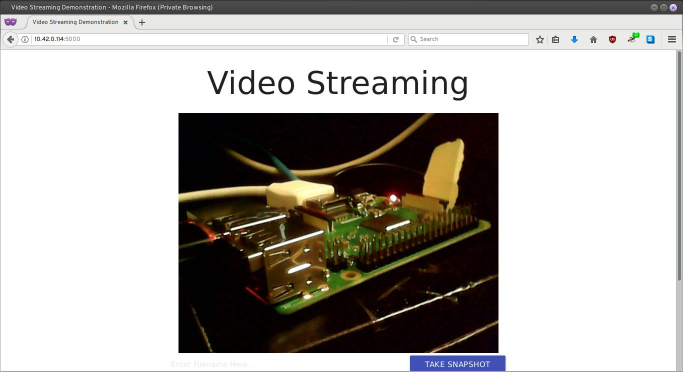
#> input picture documentation/images/connect_remote.jpeg, 1366 x 743 px, given in place of the camera (shown at 1/2 size)
$ python USBcam_red.py
#> lines starting #> are read from the running program, lines starting #| are printed output that depends on the picture; after the words box and inside, x2 and y2 are one past the last pixel; in counts of white or black regions, pixels touching at a corner belong together
import cv2
import numpy as np
import sys
from time import sleep

cap = cv2.VideoCapture(0)
cap.set(3,320)
cap.set(4,240)
cap.set(5, 30) #frame rate 30 fps

while(True):
    _, frame = cap.read()
#> frame is the input picture: shape (743, 1366, 3); mean B, G, R 169.9, 174.6, 178

    hsv = cv2.cvtColor(frame, cv2.COLOR_BGR2HSV)
#> hsv: shape (743, 1366, 3); mean H, S, V 20.8, 65.3, 179.1
    #following two lines didn't work until I added import numpy line
    lower_red = np.array([0,50,50])
    upper_red = np.array([10,255,255])
    # Threshold the HSV image to get only red colors
    mask0 = cv2.inRange(hsv, lower_red, upper_red)
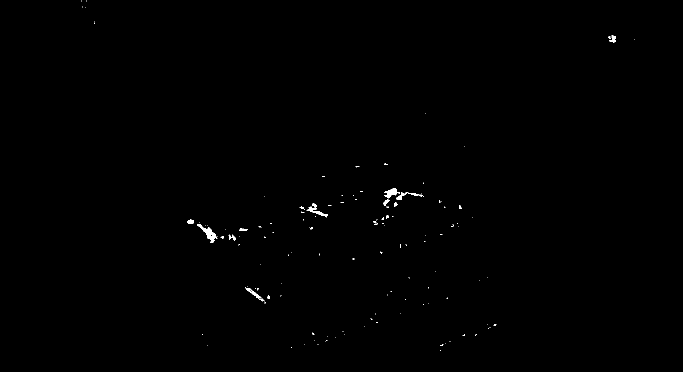
#> mask0: shape (743, 1366) (shown at 1/2 size); 0.25% white; 135 white regions (117 under 20 px), largest, box (x1, y1, x2, y2) and area: (394, 448, 435, 486) 470, (768, 377, 800, 397) 299, (613, 413, 655, 434) 240

    lower_red = np.array([160,50,50])
    upper_red = np.array([180,255,255])
    # Threshold the HSV image to get only red colors
    mask1 = cv2.inRange(hsv, lower_red, upper_red)
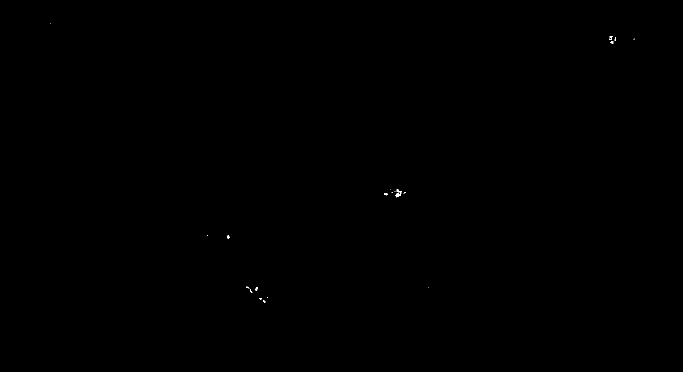
#> mask1: shape (743, 1366) (shown at 1/2 size); 0.03% white in thin lines or dots, all inside (x1, y1, x2, y2) = (101, 47, 1269, 606)

    mask = mask0 + mask1
#> mask: shape (743, 1366); 0.28% white; 130 white regions (112 under 20 px), largest, box (x1, y1, x2, y2) and area: (768, 377, 848, 400) 652, (394, 448, 435, 486) 472, (491, 573, 532, 607) 267

    # Bitwise-AND mask and original image
    res = cv2.bitwise_and(frame,frame, mask= mask) #didn't work until I changed frame to image

#    cv2.imshow('Video',frame)
    cv2.imshow('Video',res)

    if cv2.waitKey(1)==27:#esc Key
#> (key Esc is pressed here)
        break
cap.release()

cv2.destroyAllWindows()
